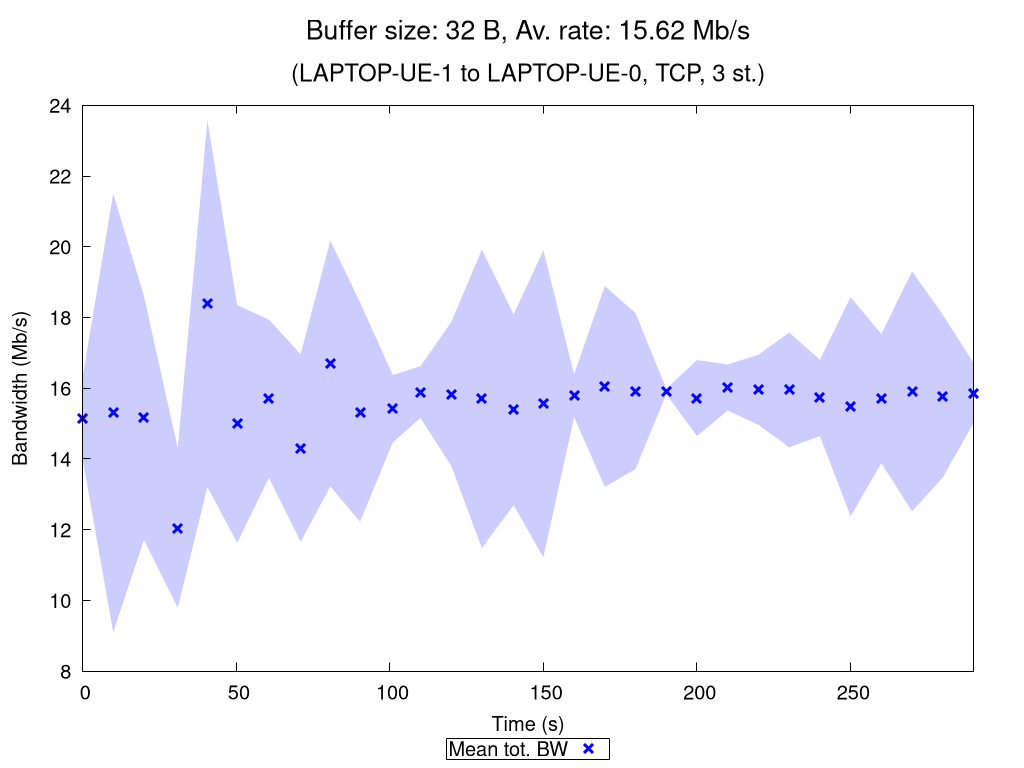

Write gnuplot code to recreate this figure.
set terminal pngcairo nocrop enhanced size 1024,768 font "Verdana,15"
set output "TCP_3_st_2020_10_13_00-14-17_two2one_00032B.png"

set title "{/=20 Buffer size: 32 B, Av. rate: 15.62 Mb/s}\n\n{/=18 (LAPTOP-UE-1 to LAPTOP-UE-0, TCP, 3 st.)}"

set xlabel "Time (s)"
set ylabel "Bandwidth (Mb/s)"
set ytics nomirror
set key bmargin center horizontal box samplen 1 width -1
set bmargin 4.6
set rmargin 4.5

rf = 1000000.0  # rate factor
set style fill transparent solid 0.2 noborder
set autoscale xfix
plot "TCP_3_st_2020_10_13_00-14-17_two2one_00032B_iperf_processed.dat" using 1:($2/rf-$3/rf):($2/rf+$3/rf) with filledcurves lc rgb "blue" notitle, \
     "" using 1:($2/rf) with points pt 2 ps 1.5 lw 3 lc rgb "blue" title "Mean tot. BW", \
